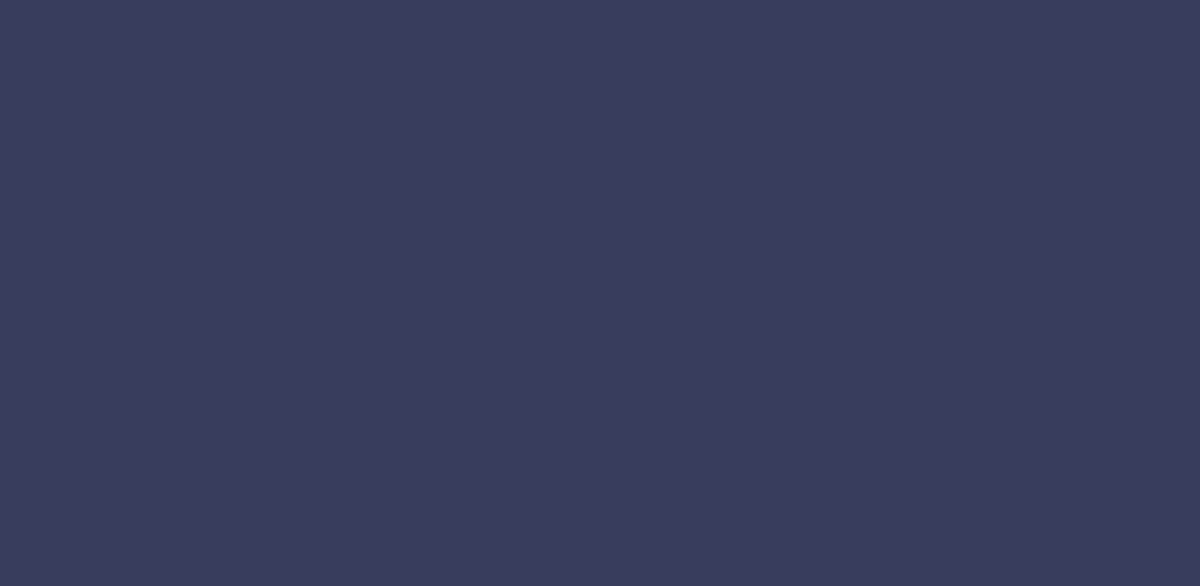
Frame 1 (no input)
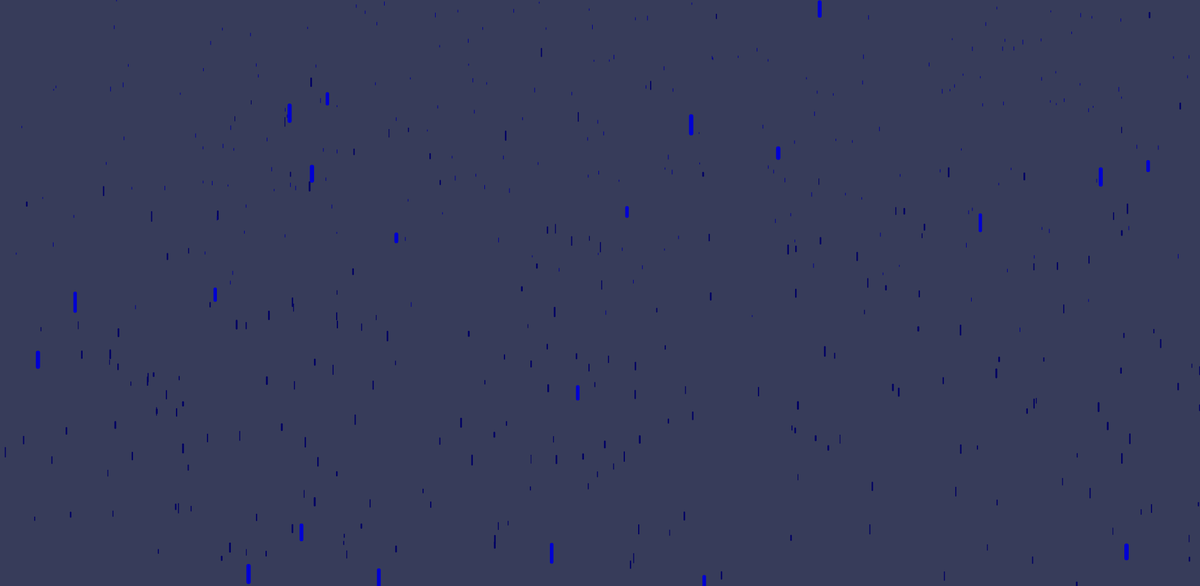
Frame 60 (no input)
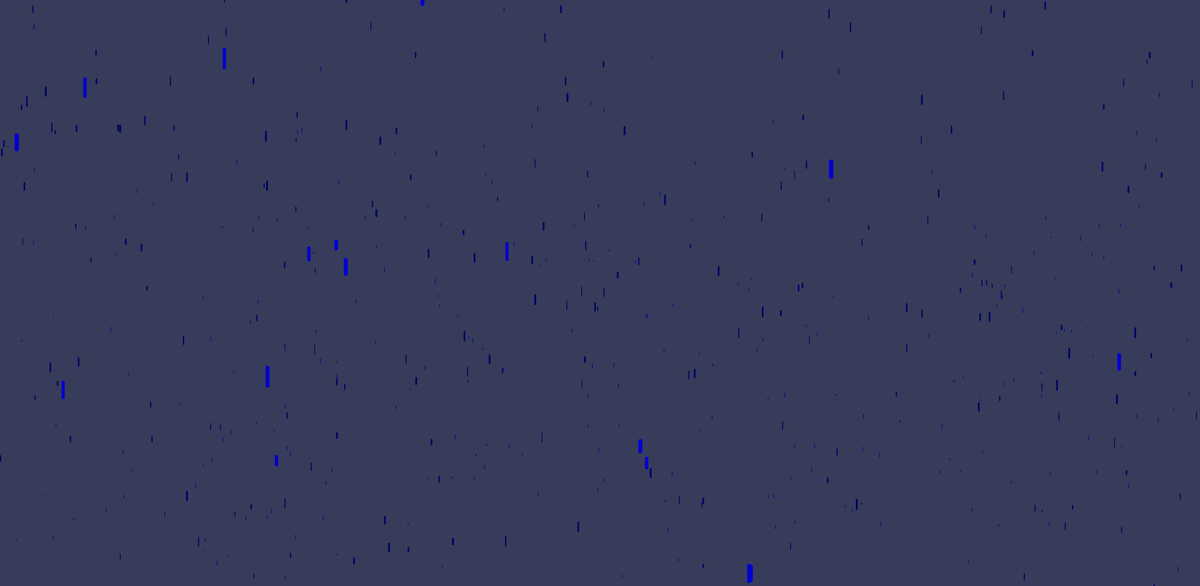
Frame 120 (the mouse pressed at the canvas centre since frame 60)

The p5.js sketch that drew these frames (run headless with seeded random() and noise() and a simulated clock; from frame 60 on, the mouse is pressed at the canvas centre):

// p5.js sketch
// ── sketch.js
var drops = [];
var dropsb = [];
var dropsc = [];

function setup() {
  createCanvas(1903, 930);
  for (var i = 0; i < 250;) {drops[i] = new Drop(); dropsb[i] = new Dropb(); i++;};
  for (var bi = 0; bi < 25;) {dropsb[bi] = new Dropb(); bi++;};
  for (var ci = 0; ci < 250;) {dropsc[ci] = new Dropc(); ci++;};
}

function draw() {
  background(55, 60, 90);
  for (var i = 0; i < 250;) {drops[i].fall(); drops[i].show();i++;};
  for (var bi = 0; bi < 25;) {dropsb[bi].fallb(); dropsb[bi].showb();bi++;};
  for (var ci = 0; ci < 250;) {dropsc[ci].fallc(); dropsc[ci].showc();ci++;};
}
// ── drop.js
function Drop() {
  this.x = random(width);
  this.y = random(-500, -50);
  this.len = random(5, 15);
  this.yspeed = random(10,20);

  this.fall = function() {
    this.y = this.y + this.yspeed;

    if (this.y > height) {
      this.y = random(-450, 0);
      this.yspeed = random(10,20);
	  this.x = random(width);
    }
  }

  this.show = function() {
    thick = random(1, 3);
    strokeWeight(thick);
    stroke(0, 0, 100);
    line(this.x, this.y, this.x, this.y+this.len);
  }
}

// ── dropb.js
function Dropb() {
  this.xb = random(width);
  this.yb = random(-500, -50);
  this.lenb = random(10, 30);
  this.yspeedb = random(20,40);

  this.fallb = function() {
    this.yb = this.yb + this.yspeedb;

    if (this.yb > height) {
      this.yb = random(-450, 0);
      this.yspeedb = random(20,40);
	  this.xb = random(width);
    }
  }

  this.showb = function() {
    thickb = random(5, 7);
    strokeWeight(thickb);
    stroke(0, 0, 210);
    line(this.xb, this.yb, this.xb, this.yb+this.lenb);
  }
}

// ── dropc.js
function Dropc() {
  this.xc = random(width);
  this.yc = random(-500, -50);
  this.lenc = random(2, 7);
  this.yspeedc = random(5,10);

  this.fallc = function() {
    this.yc = this.yc + this.yspeedc;

    if (this.yc > height) {
      this.yc = random(-450, 0);
      this.yspeedc = random(5,10);
	  this.xc = random(width);
    }
  }

  this.showc = function() {
    thickc = 1;
    strokeWeight(thickc);
    stroke(0, 0, 150);
    line(this.xc, this.yc, this.xc, this.yc+this.lenc);
  }
}
